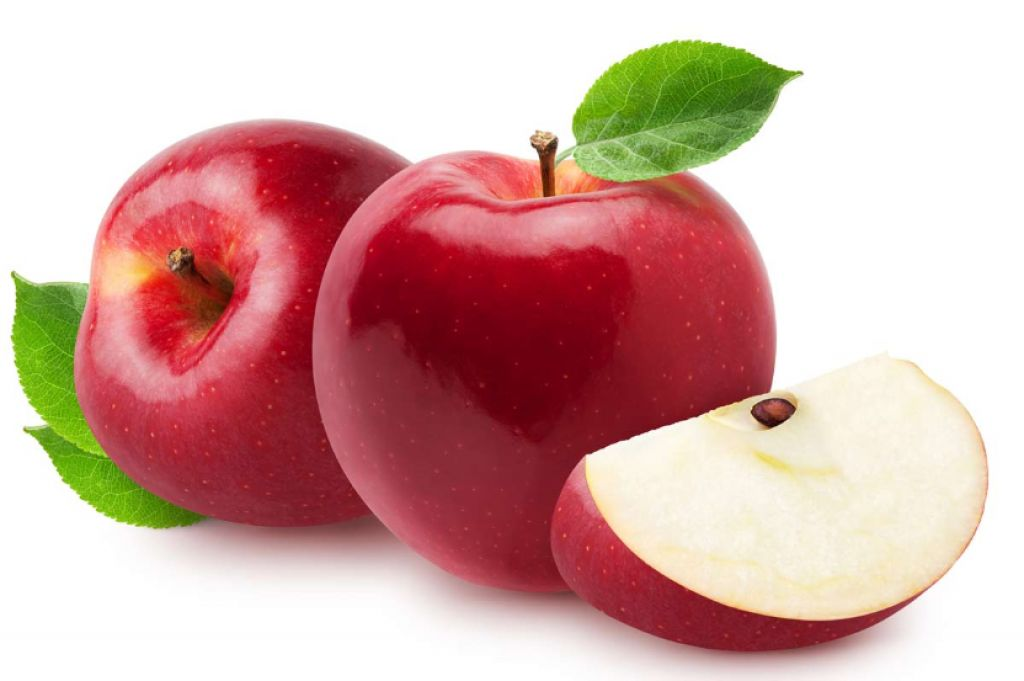
#> input picture 1 Parcial/Practica3/Procesamiento de Imagenesdave/Programas/Manzana.jpg, 1024 x 681 px
$ python holamundo.py
#> lines starting #> are read from the running program, lines starting #| are printed output that depends on the picture
import numpy as np
import cv2

img = cv2.imread('Manzana.jpg',0)      #Abrimos la imagen
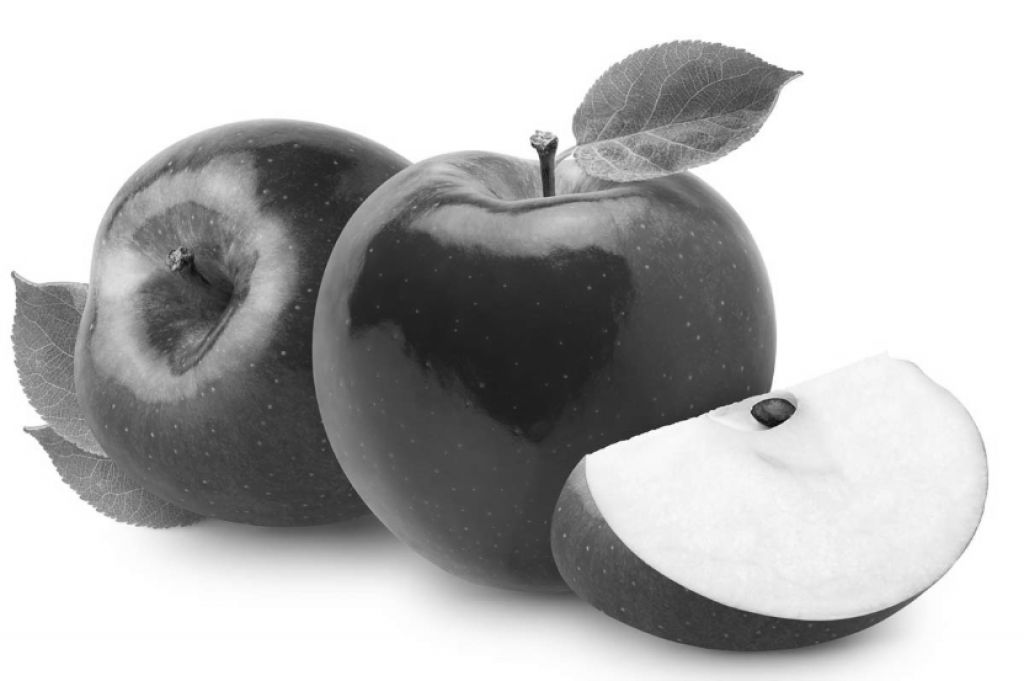
#> img: shape (681, 1024); min 7, max 255, mean 183
filas, columnas = img.shape                                                                          #Tamaño de la imagen
#> filas = 681; columnas = 1024
negativo = np.zeros((filas, columnas), dtype=np.uint8)             #Creamos una matriz usando una variable

                                                                                          # para una nueva imagen

for a in range(0, filas):
		for b in range(0, columnas):                                                 #Con un ciclo recorremos las filas                            for b in range(0, col):                                                 y columnas
                 negativo[a,b] = 255 - img[a,b]         #Con esta operación invertimos el valor de los pixeles
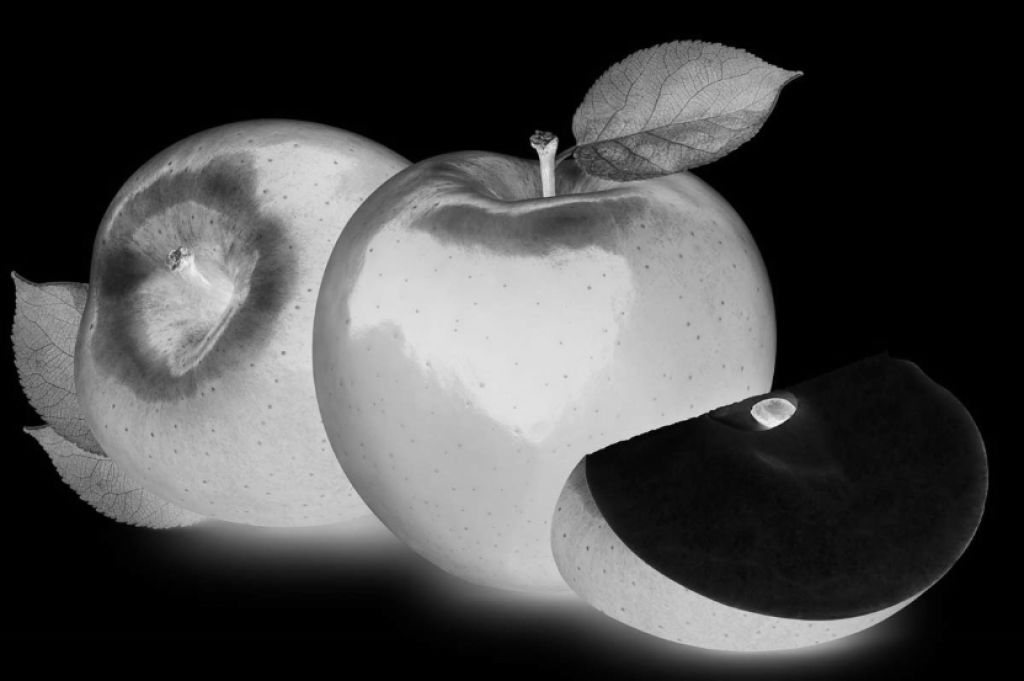
#> negativo: shape (681, 1024); min 0, max 248, mean 72

cv2.imshow('ORIGINAL', img)                                #Mostramos la imagen original
cv2.imshow('NEGATIVO', negativo)                       #Mostramos la imagen con los colores negativos
k = cv2.waitKey(0)
#> (key Esc is pressed here)
cv2.destroyAllWindows()

$ run again, with 1 Parcial/Practica3/Procesamiento de Imagenesdave/Programas/Paisaje.jpg copied over 1 Parcial/Practica3/Procesamiento de Imagenesdave/Programas/Manzana.jpg
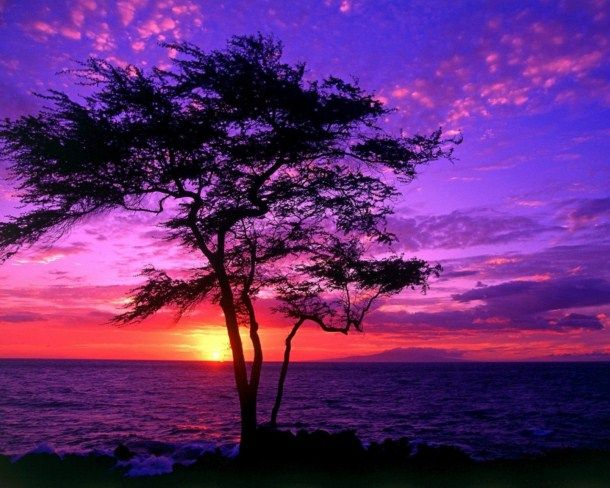
#> input picture 1 Parcial/Practica3/Procesamiento de Imagenesdave/Programas/Paisaje.jpg, 610 x 488 px
#> `img = cv2.imread('Manzana.jpg',0)`:
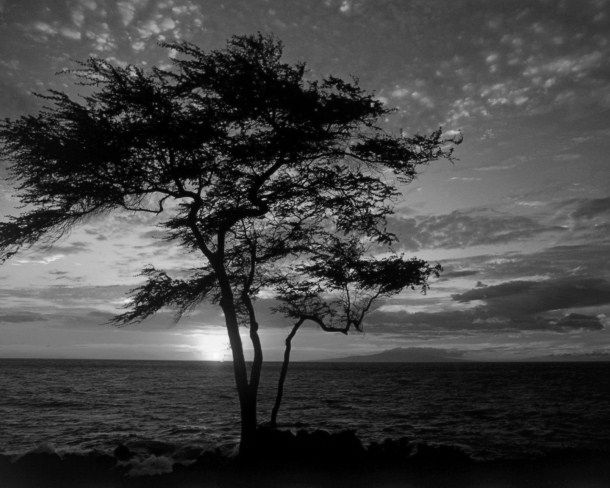
#> img: shape (488, 610); min 0, max 255, mean 67.3
#> after the loop `for a in range(0, filas):`:
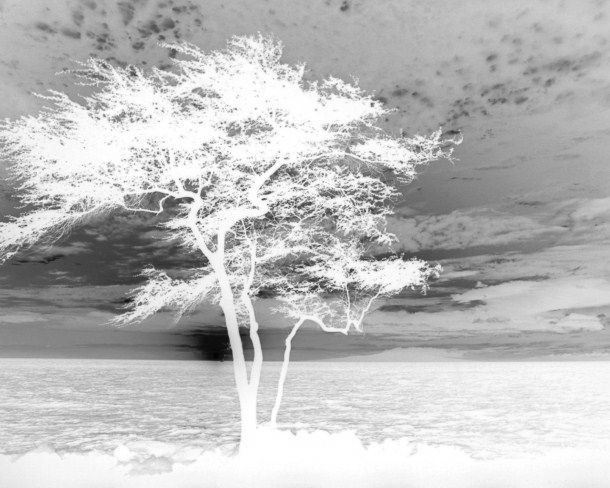
#> negativo: shape (488, 610); min 0, max 255, mean 187.7

$ run again, with 1 Parcial/Practica3/Procesamiento de Imagenesdave/Programas/ima2.jpg copied over 1 Parcial/Practica3/Procesamiento de Imagenesdave/Programas/Manzana.jpg
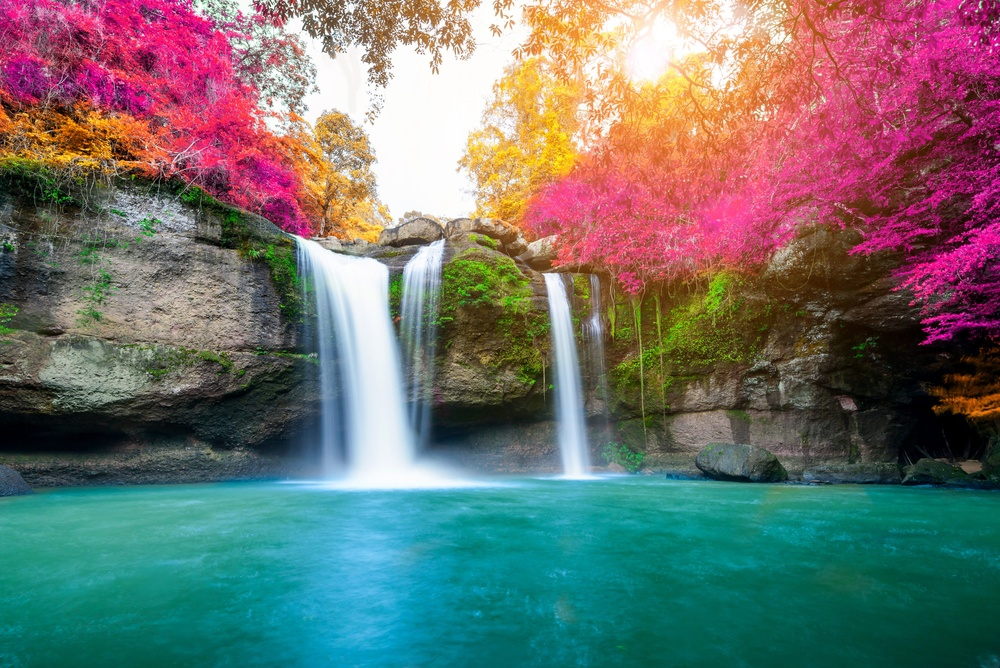
#> input picture 1 Parcial/Practica3/Procesamiento de Imagenesdave/Programas/ima2.jpg, 1000 x 668 px, shrunk from 2560 x 1709 before the run
#> `img = cv2.imread('Manzana.jpg',0)`:
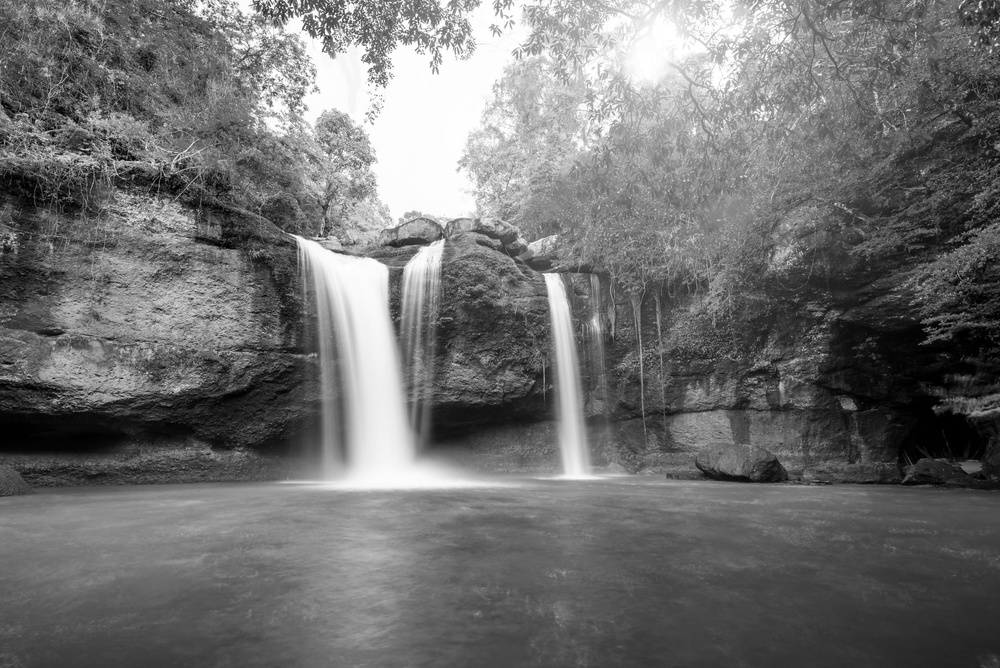
#> img: shape (668, 1000); min 0, max 255, mean 112.4
#> after the loop `for a in range(0, filas):`:
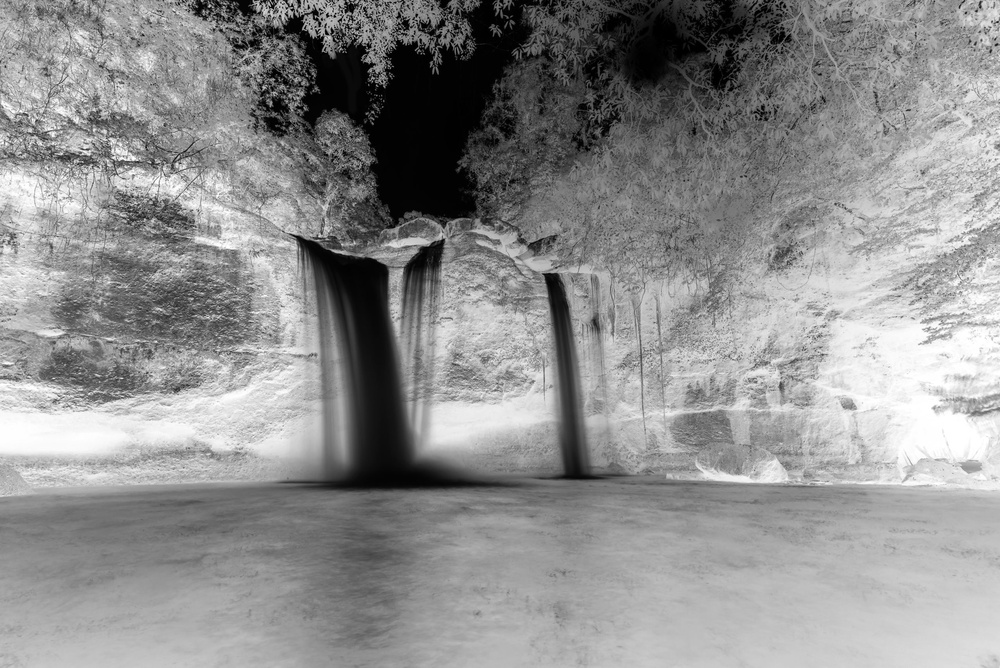
#> negativo: shape (668, 1000); min 0, max 255, mean 142.6
